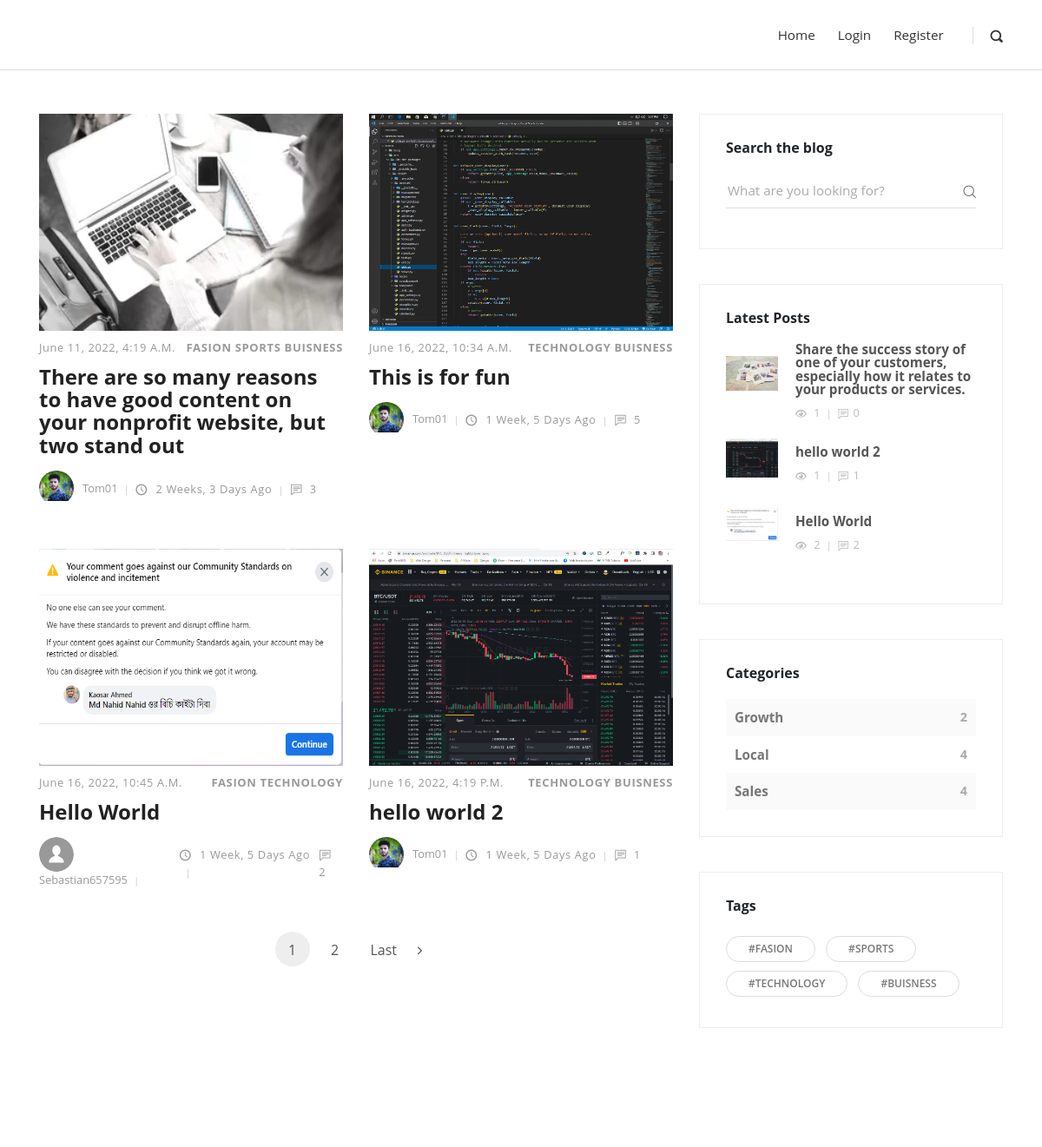
The app's page / (upper part), older data.
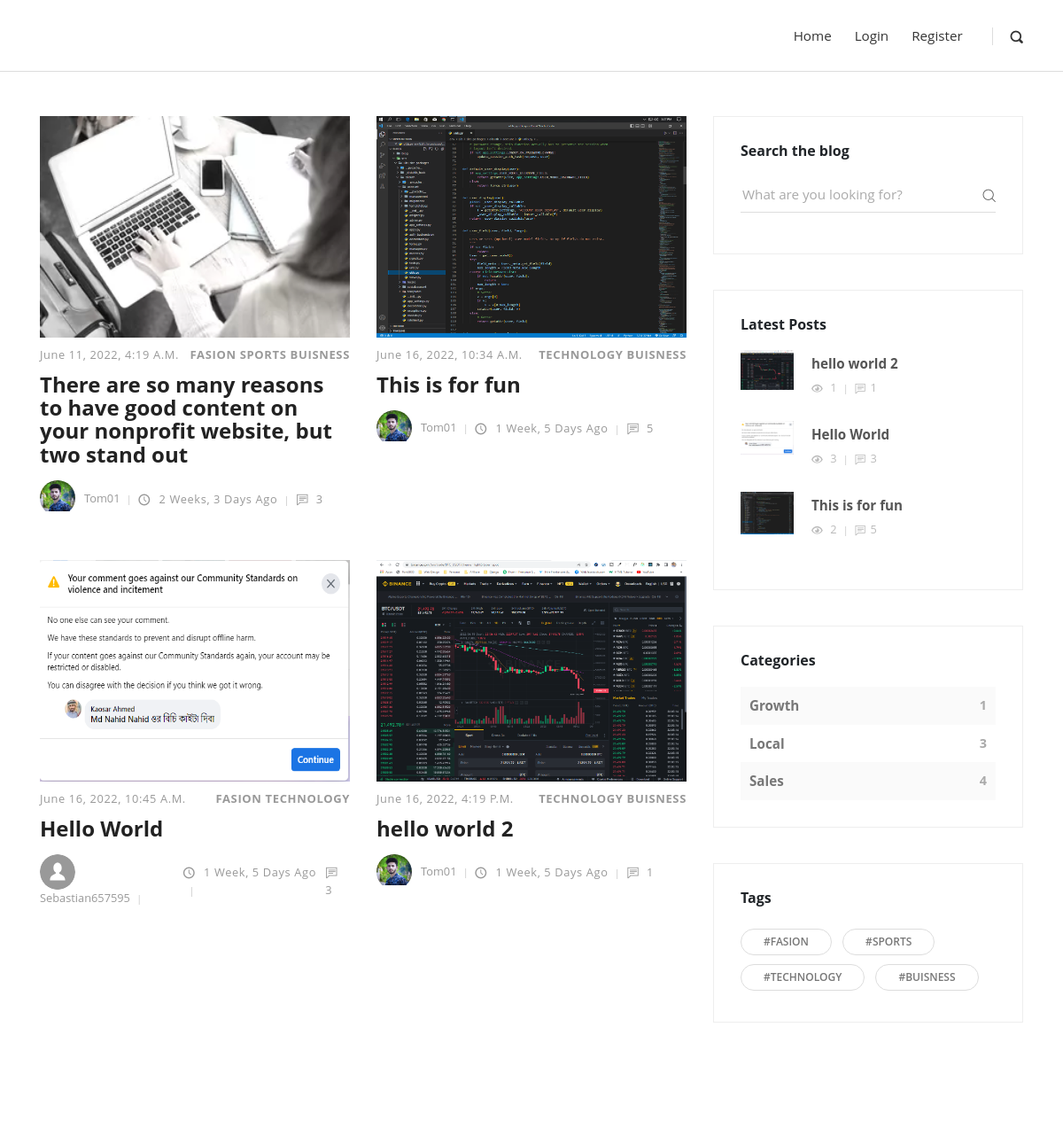
The same page, newer data.
### mainapp/models.py (models this page shows, shortened)
class Post(models.Model):
    author = models.ForeignKey(Author, on_delete=models.CASCADE)
    title = models.CharField(max_length=200)
    thumbnail = models.ImageField()
    description = RichTextField(null=True,max_length=1000)
    tags = models.ManyToManyField(Tag)
    category = models.ManyToManyField(Category)
    featured = models.BooleanField()
    slug = models.SlugField(null=True, blank=True)
    date_created = models.DateTimeField(auto_now_add=True)
    def get_absolute_url(self):
        return reverse('post-details', kwargs={
            'slug':self.slug
        })
    @property
    def view_count(self):
        return PostView.objects.filter(post=self).count()
    @property
    def comment_count(self):
        return Comment.objects.filter(post=self).count()

class Tag(models.Model):
    name = models.CharField(max_length=50)
    def __str__(self):
        return self.name

class Author(models.Model):
    user = models.OneToOneField(User, on_delete=models.CASCADE)
    profile_picture = models.ImageField(default='user.svg')
    bio = models.TextField(max_length=50000,null=True, blank=True)
    birthday = models.DateField(null=True,blank=True)
    phone = models.CharField(max_length=11,null=True, blank=True)
    company = models.CharField(max_length=100,null=True, blank=True)
    country = CountryField(null=True,blank_label='Select Country')
    address = models.CharField(max_length=200,null=True, blank=True)
    website = models.CharField(max_length=100,null=True, blank=True)
    def __str__(self):
        return self.user.username

class Category(models.Model):
    name = models.CharField(max_length=50)

### mainapp/views.py (the view)
# urls.py: path('', views.home, name='home'),
def home(request):
    posts = Post.objects.all()
    latest_posts = Post.objects.order_by('-date_created')[0:3]
    get_category = get_category_count()
    get_tag = get_tags()
    page = request.GET.get('page')
    paginator = Paginator(posts,4)
    try:
        posts = paginator.page(page)
    except PageNotAnInteger:
        posts = paginator.page(1)
    except EmptyPage:
        posts = paginator.page(paginator.num_pages)
    context = {
        'object_list':posts,
        'latest_post':latest_posts,
        'get_categories':get_category,
        'get_tags':get_tag,
        'posts':posts,
    }
    return render(request, 'blog.html',context)

### mainapp/views.py (called while the page is built)
def get_category_count():
    queryset = Post \
    .objects \
    .values('category__name') \
    .annotate(Count('category__name'))
    return queryset

def get_tags():
    queryset = Post.objects.values('tags__name').annotate(Count('tags__name'))
    return queryset

### templates/blog.html (shortened to what this page needs)
{% extends 'base.html' %}
{% load static %}
{% block body %}
    <div class="container">
      <div class="row">
        <main class="posts-listing col-lg-8">
          <div class="container">
            <div class="row">
              {% for post in object_list %}
              <div class="post col-xl-6">
                <div class="post-thumbnail"><a href="{{ post.get_absolue_url }}"><img src="{{ post.thumbnail.url }}" alt="..." class="img-fluid"></a></div>
                <div class="post-details">
                  <div class="post-meta d-flex justify-content-between">
                    <div class="date meta-last">{{ post.date_created }}</div>
                    <div class="category">
                      <a href="#">
                        {% for tag in post.tags.all %}
                          {{ tag }}
                        {% endfor %}
                      </a>
                    </div>
                  </div><a href="{{ post.get_absolute_url }}">
                    <h3 class="h4">{{ post.title }}</h3></a>
                  <footer class="post-footer d-flex align-items-center"><a href="#" class="author d-flex align-items-center flex-wrap">
                      <div class="avatar"><img src="{{ post.author.profile_picture.url }}" alt="..." class="img-fluid"></div>
                      <div class="title"><span>{{ post.author }}</span></div></a>
                    <div class="date"><i class="icon-clock"></i> {{ post.date_created | timesince }} ago</div>
                    <div class="comments meta-last"><i class="icon-comment"></i> {{ post.comment_count }}</div>
                  </footer>
                </div>
              </div>
              {% endfor %}
            </div>
            <nav aria-label="Page navigation example">
              <ul class="pagination pagination-template d-flex justify-content-center">
                {% if posts.has_other_pages %}
                  {% for i in posts.paginator.page_range %}
                    {% if posts.number == i %}
                      <li class="page-item"><a href="" class="page-link active">{{i}}</a></li>
                    {% else %}
                    <li class="page-item"><a href="?page={{i}}" class="page-link">{{i}}</a></li>
                    {% endif %}
                  {% endfor %}
                {% endif %}
                {% if posts.has_next %}
                <li class="page-item"><a href="?page={{posts.paginator.num_pages}}" class="page-link">Last</a></li>
                <li class="page-item"><a href="?page={{posts.next_page_number}}" class="page-link"> <i class="fa fa-angle-right"></i></a></li>
                {% endif %}
              </ul>
            </nav>
          </div>
        </main>
        {% include 'sidebar.html' %}
      </div>
    </div>
{% endblock %}

### templates/sidebar.html
{% load static %}
<aside class="col-lg-4">
    <div class="widget search">
      <header>
        <h3 class="h6">Search the blog</h3>
      </header>
      <form action="{% url 'search' %}" class="search-form">
        <div class="form-group">
          <input type="search" name="q" placeholder="What are you looking for?">
          <button type="submit" class="submit"><i class="icon-search"></i></button>
        </div>
      </form>
    </div>
    <div class="widget latest-posts">
      <header>
        <h3 class="h6">Latest Posts</h3>
      </header>
      <div class="blog-posts">
        {% for post in latest_post %}
          <a href="{{ post.get_absolute_url }}">
            <div class="item d-flex align-items-center">
              <div class="image"><img src="{{ post.thumbnail.url }}" alt="..." class="img-fluid"></div>
              <div class="title"><strong>{{ post.title }}</strong>
                <div class="d-flex align-items-center">
                  <div class="views"><i class="icon-eye"></i> {{ post.view_count }}</div>
                  <div class="comments"><i class="icon-comment"></i>{{ post.comment_count }}</div>
                </div>
              </div>
            </div>
          </a>
        {% endfor %}
      </div>
    </div>
    <div class="widget categories">
      <header>
        <h3 class="h6">Categories</h3>
      </header>
      {% for cat in get_categories %}
      <div class="item d-flex justify-content-between">
        <a href="#">{{ cat.category__name }}</a>
        <span>{{ cat.category__name__count }}</span>
      </div>
      {% endfor %}
    </div>
    <div class="widget tags">
      <header>
        <h3 class="h6">Tags</h3>
      </header>
      <ul class="list-inline">
        {% for tag in get_tags %}
          <li class="list-inline-item"><a href="#" class="tag">#{{ tag.tags__name }}</a></li>
        {% endfor %}
      </ul>
    </div>
  </aside>

Row changes from the older to the newer data that the page shows:
removed Post: thumbnail (picture), title "Share the success story of one of your customers, especially how it relates to your products or services.", view_count "1", comment_count "0", shown under "Latest Posts"
now on one of the page's lists (row unchanged): Post: title "This is for fun", view_count "2", comment_count "5"
computed for Post "Hello World": comment_count "2" → "3"; view_count "2" → "3"
computed for Category "Growth": category__name__count "2" → "1"
computed for Category "Local": category__name__count "4" → "3"
Text that changed along with them:
list line gone: "1"
list line gone: "2"
text no longer shown: "Last"
